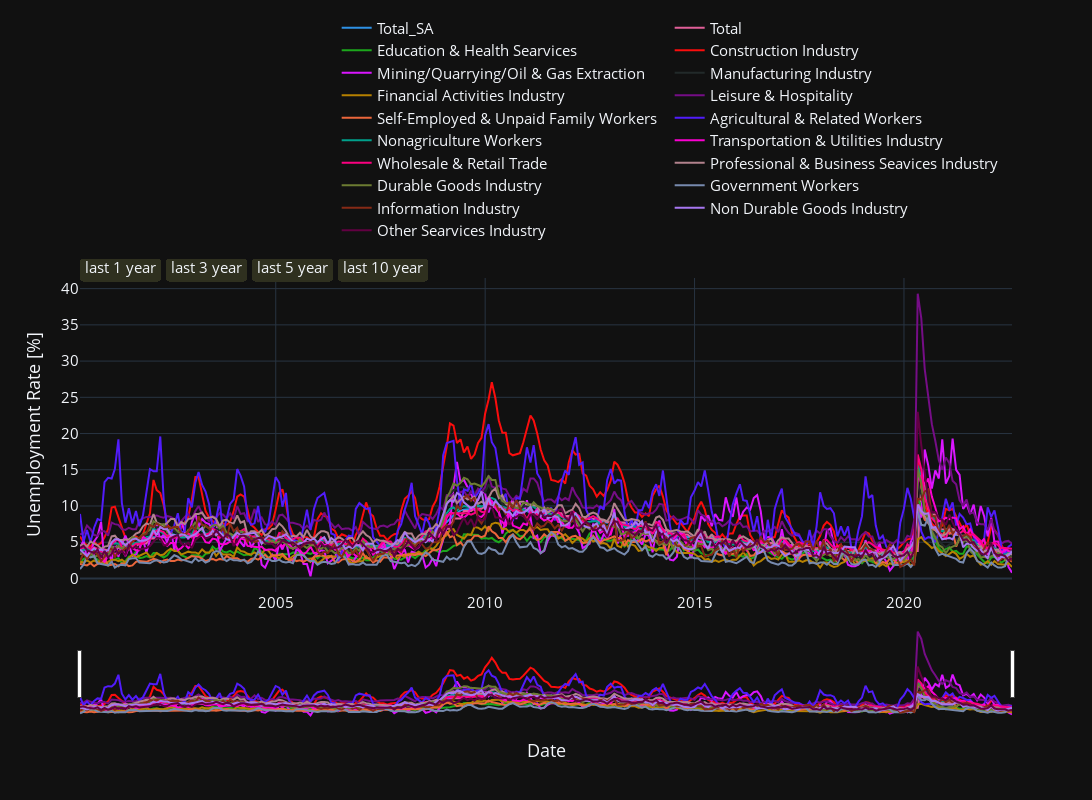

Notebook code for this chart:
### Code cell
fig = seasonal_plot(df, df_description=df_description)
fig.show()

### Figure 1 — Plotly figure (JSON) as saved in the notebook; plotly's stock layout.template omitted (floating-point values rounded to 4 significant figures; data arrays with more than 128 entries replaced by an {"elided": "..."} marker saying what was removed)
{"data": [{"marker": {"color": "#2E91E5"}, "name": "Total_SA", "type": "scatter", "x": {"elided": "268 str values"}, "y": {"elided": "268 float values"}}, {"marker": {"color": "#E15F99"}, "name": "Total", "type": "scatter", "x": {"elided": "268 str values"}, "y": {"elided": "268 float values"}}, {"marker": {"color": "#1CA71C"}, "name": "Education & Health Searvices", "type": "scatter", "x": {"elided": "268 str values"}, "y": {"elided": "268 float values"}}, {"marker": {"color": "#FB0D0D"}, "name": "Construction Industry", "type": "scatter", "x": {"elided": "268 str values"}, "y": {"elided": "268 float values"}}, {"marker": {"color": "#DA16FF"}, "name": "Mining/Quarrying/Oil & Gas Extraction", "type": "scatter", "x": {"elided": "268 str values"}, "y": {"elided": "268 float values"}}, {"marker": {"color": "#222A2A"}, "name": "Manufacturing Industry", "type": "scatter", "x": {"elided": "268 str values"}, "y": {"elided": "268 float values"}}, {"marker": {"color": "#B68100"}, "name": "Financial Activities Industry", "type": "scatter", "x": {"elided": "268 str values"}, "y": {"elided": "268 float values"}}, {"marker": {"color": "#750D86"}, "name": "Leisure & Hospitality", "type": "scatter", "x": {"elided": "268 str values"}, "y": {"elided": "268 float values"}}, {"marker": {"color": "#EB663B"}, "name": "Self-Employed & Unpaid Family Workers", "type": "scatter", "x": {"elided": "268 str values"}, "y": {"elided": "268 float values"}}, {"marker": {"color": "#511CFB"}, "name": "Agricultural & Related Workers", "type": "scatter", "x": {"elided": "268 str values"}, "y": {"elided": "268 float values"}}, {"marker": {"color": "#00A08B"}, "name": "Nonagriculture Workers", "type": "scatter", "x": {"elided": "268 str values"}, "y": {"elided": "268 float values"}}, {"marker": {"color": "#FB00D1"}, "name": "Transportation & Utilities Industry", "type": "scatter", "x": {"elided": "268 str values"}, "y": {"elided": "268 float values"}}, {"marker": {"color": "#FC0080"}, "name": "Wholesale & Retail Trade", "type": "scatter", "x": {"elided": "268 str values"}, "y": {"elided": "268 float values"}}, {"marker": {"color": "#B2828D"}, "name": "Professional & Business Seavices Industry", "type": "scatter", "x": {"elided": "268 str values"}, "y": {"elided": "268 float values"}}, {"marker": {"color": "#6C7C32"}, "name": "Durable Goods Industry", "type": "scatter", "x": {"elided": "268 str values"}, "y": {"elided": "268 float values"}}, {"marker": {"color": "#778AAE"}, "name": "Government Workers", "type": "scatter", "x": {"elided": "268 str values"}, "y": {"elided": "268 float values"}}, {"marker": {"color": "#862A16"}, "name": "Information Industry", "type": "scatter", "x": {"elided": "268 str values"}, "y": {"elided": "268 float values"}}, {"marker": {"color": "#A777F1"}, "name": "Non Durable Goods Industry", "type": "scatter", "x": {"elided": "268 str values"}, "y": {"elided": "268 float values"}}, {"marker": {"color": "#620042"}, "name": "Other Searvices Industry", "type": "scatter", "x": {"elided": "268 str values"}, "y": {"elided": "268 float values"}}], "layout": {"font": {"size": 15}, "height": 800, "hovermode": "x", "legend": {"orientation": "h", "x": 0.99, "xanchor": "right", "y": 1.1, "yanchor": "bottom"}, "width": 1400, "xaxis": {"rangeselector": {"bgcolor": "#2F301F", "buttons": [{"count": 1, "label": "last 1 year", "step": "year"}, {"count": 3, "label": "last 3 year", "step": "year"}, {"count": 5, "label": "last 5 year", "step": "year"}, {"count": 10, "label": "last 10 year", "step": "year"}]}, "rangeslider": {"visible": true}, "title": {"text": "Date"}}, "yaxis": {"side": "left", "title": {"text": "Unemployment Rate [%]"}}}}
